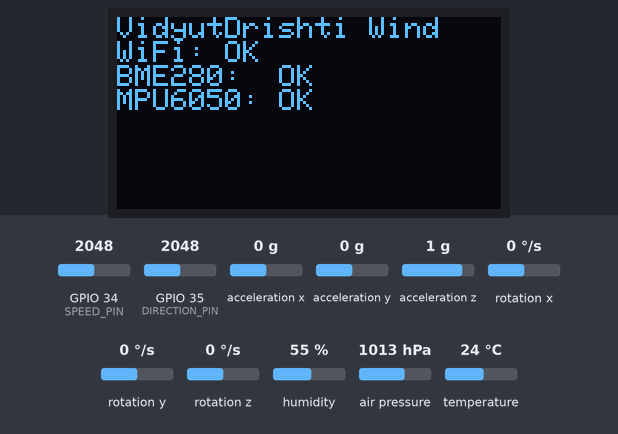
Simulated run of this sketch. Board: ESP32. Parts: 128×64 one-colour display. The test bench sets the inputs (shaded band); at power-on: GPIO 35 (DIRECTION_PIN) = 2048, GPIO 34 (SPEED_PIN) = 2048, acceleration x 0 g, acceleration y 0 g, acceleration z 1 g, rotation x 0 °/s, rotation y 0 °/s, rotation z 0 °/s, humidity 55 %, air pressure 1013 hPa, temperature 24 °C. WiFi joins after 1.5 s; servers stay silent unless stated; no MQTT or app messages arrive unless stated; what the sketch prints to the serial monitor is not drawn.

Above: at 2.1 s.
At 5.2 s:
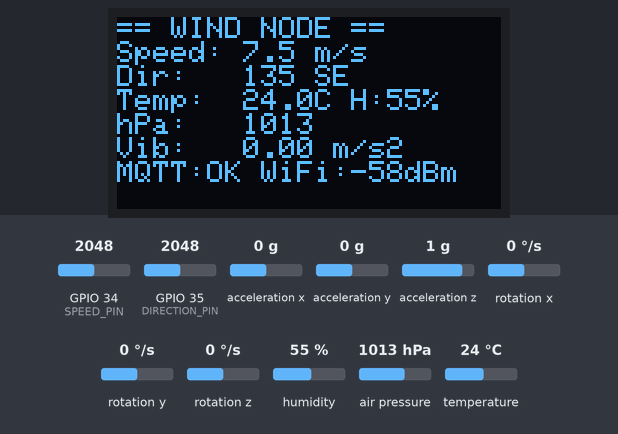
5.3 s: GPIO 35 (DIRECTION_PIN) set to 2090
7.6 s: GPIO 35 (DIRECTION_PIN) set to 1734
At 8.4 s:
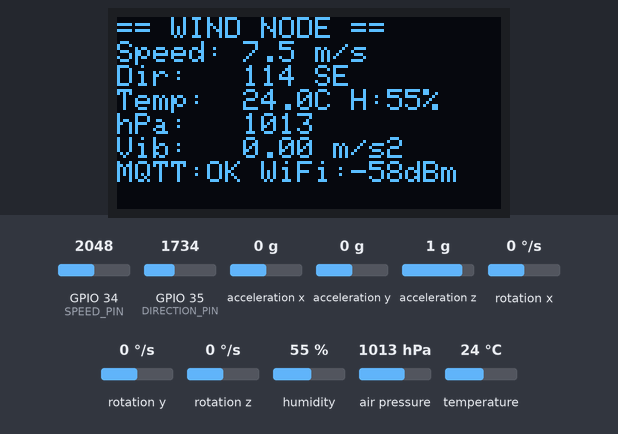
9.6 s: GPIO 35 (DIRECTION_PIN) set to 1653
At 11.1 s:
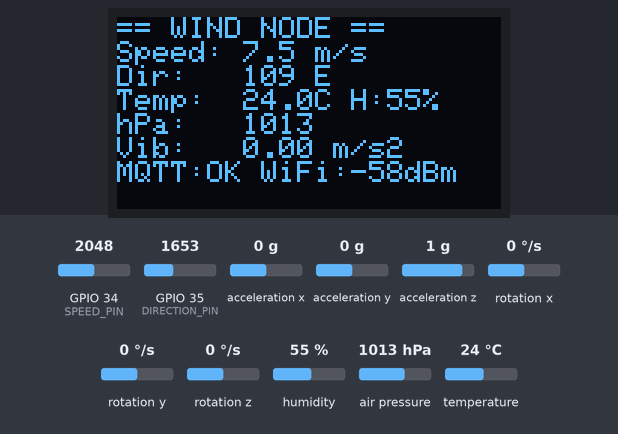
11.6 s: GPIO 35 (DIRECTION_PIN) set to 2866
At 12.6 s:
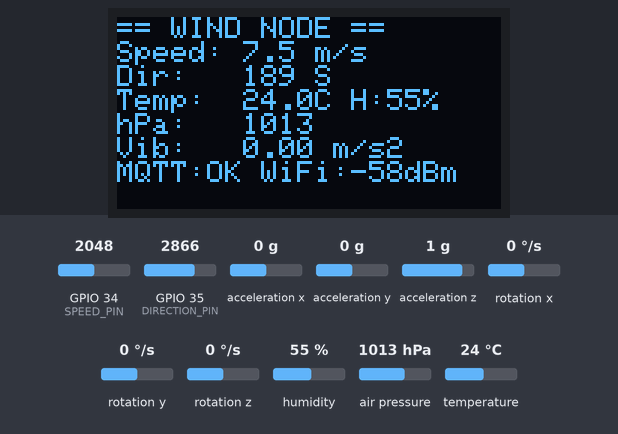
13.6 s: GPIO 35 (DIRECTION_PIN) set to 3019
15.6 s: GPIO 35 (DIRECTION_PIN) set to 3102
At 16.9 s:
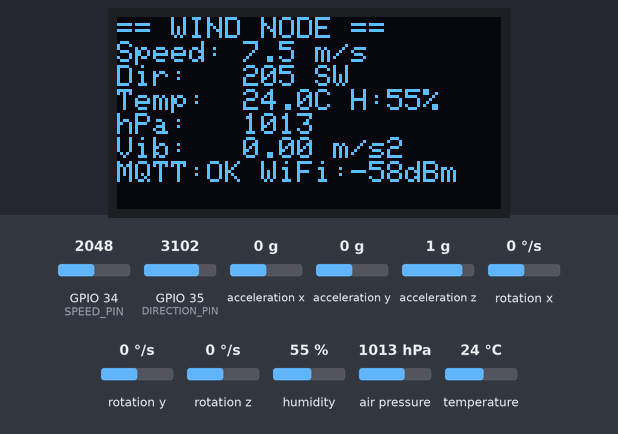
Timing chart, 0 to 18.6 s (numbered marks = the images above; inputs shaded):
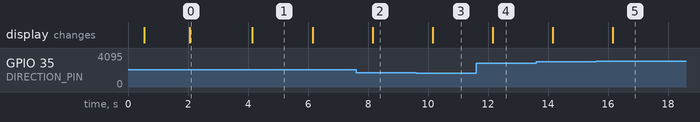

The sketch:

wind_node.ino
```cpp
// VidyutDrishti — Wind Node Firmware (WiFi + MQTT)
// Sensors: 2x Pot (speed/direction) + BME280 + MPU-6050 + OLED
// Publishes JSON to: vidyutdrishti/wind

#include <WiFi.h>
#include <PubSubClient.h>
#include <Wire.h>
#include <Adafruit_BME280.h>
#include <Adafruit_MPU6050.h>
#include <Adafruit_Sensor.h>
#include <Adafruit_SH110X.h>
#include <Adafruit_GFX.h>

// --- WiFi ---
const char* WIFI_SSID = "Dhaval 4G";
const char* WIFI_PASS = "Dhaval@4995";

// --- MQTT ---
const char* MQTT_BROKER = "192.168.29.61";
const int   MQTT_PORT = 1883;
const char* MQTT_TOPIC = "vidyutdrishti/wind";
const char* MQTT_CLIENT_ID = "wind_node_01";

// --- Pins ---
#define SPEED_PIN       34
#define DIRECTION_PIN   35
#define SCREEN_WIDTH    128
#define SCREEN_HEIGHT   64
#define OLED_ADDR       0x3C
#define OLED_RESET      -1

// --- Wind speed mapping ---
const float MAX_WIND_SPEED = 15.0;

// --- Wind direction calibration ---
int NORTH_ADC = 0;

// --- Publish interval ---
const unsigned long PUBLISH_INTERVAL = 2000;
unsigned long lastPublish = 0;

// --- Objects ---
WiFiClient wifiClient;
PubSubClient mqtt(wifiClient);
Adafruit_BME280 bme;
Adafruit_MPU6050 mpu;
Adafruit_SH1106G display(SCREEN_WIDTH, SCREEN_HEIGHT, &Wire, OLED_RESET);

bool bme280OK = false;
bool mpuOK = false;
bool oledOK = false;

void connectWiFi() {
  Serial.printf("Connecting to WiFi: %s", WIFI_SSID);
  WiFi.mode(WIFI_STA);
  WiFi.begin(WIFI_SSID, WIFI_PASS);
  int attempts = 0;
  while (WiFi.status() != WL_CONNECTED && attempts < 20) {
    delay(500);
    Serial.print(".");
    attempts++;
  }
  if (WiFi.status() == WL_CONNECTED) {
    Serial.printf("\nWiFi connected! IP: %s\n", WiFi.localIP().toString().c_str());
  } else {
    Serial.println("\nWiFi FAILED - continuing offline");
  }
}

void connectMQTT() {
  if (mqtt.connected()) return;
  Serial.print("MQTT: connecting...");
  if (mqtt.connect(MQTT_CLIENT_ID)) {
    Serial.println("connected!");
  } else {
    Serial.printf("failed (rc=%d)\n", mqtt.state());
  }
}

void setup() {
  Serial.begin(115200);
  delay(500);
  pinMode(SPEED_PIN, INPUT);
  pinMode(DIRECTION_PIN, INPUT);

  Wire.begin(21, 22);

  Serial.println("\n=== VIDYUTDRISHTI WIND NODE ===\n");

  // Init sensors
  bme280OK = bme.begin(0x76);
  Serial.printf("BME280:  %s\n", bme280OK ? "OK (0x76)" : "FAIL");

  mpuOK = mpu.begin(0x68);
  if (mpuOK) {
    mpu.setAccelerometerRange(MPU6050_RANGE_4_G);
    mpu.setGyroRange(MPU6050_RANGE_500_DEG);
    mpu.setFilterBandwidth(MPU6050_BAND_21_HZ);
    Serial.println("MPU6050: OK (0x68)");
  } else {
    Serial.println("MPU6050: FAIL");
  }

  oledOK = display.begin(OLED_ADDR, true);
  Serial.printf("OLED:    %s\n", oledOK ? "OK (0x3C)" : "FAIL");

  // WiFi + MQTT
  connectWiFi();
  mqtt.setServer(MQTT_BROKER, MQTT_PORT);

  if (oledOK) {
    display.clearDisplay();
    display.setTextSize(1);
    display.setTextColor(SH110X_WHITE);
    display.setCursor(0, 0);
    display.println("VidyutDrishti Wind");
    display.printf("WiFi: %s\n", WiFi.status() == WL_CONNECTED ? "OK" : "FAIL");
    display.printf("BME280:  %s\n", bme280OK ? "OK" : "FAIL");
    display.printf("MPU6050: %s\n", mpuOK ? "OK" : "FAIL");
    display.display();
    delay(2000);
  }

  Serial.println("\nPublishing every 2 seconds...\n");
}

void loop() {
  if (WiFi.status() != WL_CONNECTED) connectWiFi();
  if (!mqtt.connected()) connectMQTT();
  mqtt.loop();

  unsigned long now = millis();
  if (now - lastPublish < PUBLISH_INTERVAL) return;
  lastPublish = now;

  // --- Wind Speed (Pot 1) ---
  int speedRaw = analogRead(SPEED_PIN);
  float windSpeed = speedRaw * MAX_WIND_SPEED / 4095.0;

  // --- Wind Direction (Pot 2) ---
  int dirRaw = analogRead(DIRECTION_PIN);
  float rawDegrees = dirRaw * 270.0 / 4095.0;
  float northDegrees = NORTH_ADC * 270.0 / 4095.0;
  float direction = rawDegrees - northDegrees;
  if (direction < 0) direction += 360.0;
  if (direction >= 360.0) direction -= 360.0;

  const char* compass;
  if (direction < 22.5 || direction >= 337.5)  compass = "N";
  else if (direction < 67.5)   compass = "NE";
  else if (direction < 112.5)  compass = "E";
  else if (direction < 157.5)  compass = "SE";
  else if (direction < 202.5)  compass = "S";
  else if (direction < 247.5)  compass = "SW";
  else if (direction < 292.5)  compass = "W";
  else                         compass = "NW";

  // --- BME280 ---
  float temp = 0, hum = 0, pressure = 0;
  if (bme280OK) {
    temp = bme.readTemperature();
    hum = bme.readHumidity();
    pressure = bme.readPressure() / 100.0;
  }

  // --- MPU-6050 (vibration) ---
  float vibration = 0;
  if (mpuOK) {
    sensors_event_t a, g, t;
    mpu.getEvent(&a, &g, &t);
    float totalG = sqrt(a.acceleration.x * a.acceleration.x +
                        a.acceleration.y * a.acceleration.y +
                        a.acceleration.z * a.acceleration.z);
    vibration = abs(totalG - 9.81);
  }

  // --- Wind Power ---
  float rho = 1.225;
  if (bme280OK && temp > 0) {
    rho = (pressure * 100.0) / (287.05 * (temp + 273.15));
  }
  float windPower = 0.5 * rho * 1.0 * 0.35 * windSpeed * windSpeed * windSpeed;

  // --- Publish MQTT ---
  if (mqtt.connected()) {
    char json[256];
    snprintf(json, sizeof(json),
      "{\"wind_speed\":%.1f,\"wind_direction\":%.0f,\"compass\":\"%s\","
      "\"air_temp\":%.1f,\"humidity\":%.1f,\"pressure\":%.1f,"
      "\"vibration\":%.2f,\"wind_power\":%.2f}",
      windSpeed, direction, compass, temp, hum, pressure, vibration, windPower);
    mqtt.publish(MQTT_TOPIC, json);
    Serial.printf("MQTT> %s\n", json);
  }

  // --- OLED ---
  if (oledOK) {
    display.clearDisplay();
    display.setCursor(0, 0);

    display.println("== WIND NODE ==");
    display.printf("Speed: %.1f m/s\n", windSpeed);
    display.printf("Dir:   %.0f %s\n", direction, compass);
    display.printf("Temp:  %.1fC H:%.0f%%\n", temp, hum);
    display.printf("hPa:   %.0f\n", pressure);
    display.printf("Vib:   %.2f m/s2\n", vibration);
    display.printf("MQTT:%s WiFi:%ddBm", mqtt.connected() ? "OK" : "--", WiFi.RSSI());

    display.display();
  }
}
```

Measured:
- the behaviour switches between 1707 and 1706 on GPIO 35 (DIRECTION_PIN) (found by bisection; images 2 and 3)
- the behaviour switches between 3071 and 3072 on GPIO 35 (DIRECTION_PIN) (found by bisection; images 4 and 5)
- after the input at 7.6 s, the display: changes after 0.55 s (image 2)
- after the input at 9.6 s, the display: changes after 0.55 s (image 3)
- after the input at 11.6 s, the display: changes after 0.55 s (image 4)
- after the input at 15.6 s, the display: changes after 0.55 s (image 5)
- what the display in image 0 shows lasts 2.0 s, from 2.1 s to 4.1 s
